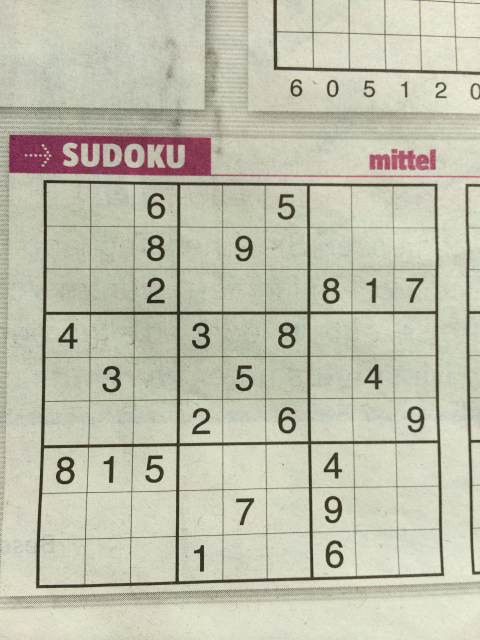
#> input picture Computer Vision/sudoku_full_dataset/v1_test/image1004.jpg, 960 x 1280 px (shown at 1/2 size)
$ python -i detect_sudoku.py   (imports and definitions only)
#> lines starting #> are read from the running program, lines starting #| are printed output that depends on the picture; after the words box and inside, x2 and y2 are one past the last pixel; in counts of white or black regions, pixels touching at a corner belong together
import cv2
import numpy as np
import matplotlib.pyplot as plt
from scipy.spatial import distance as dist

linewidth = 4
square_size = 28
adaptive_C_1 = 2
adaptive_C_2 = 15
blur_strength_1 = 5
blur_strength_2 = 5
adaptive_blocksize_1 = 11
adaptive_blocksize_2 = 21
contour_area_threshold = 30 # 50

def order_points(corners):

    points = []
    for idx in range(corners.shape[0]):
        points.append(corners[idx][0])

    xSorted = sorted(points, key = lambda x: x[1])
    leftMost = xSorted[:2]
    rightMost = xSorted[2:]
    if leftMost[0][0] > leftMost[1][0]:
        (bl, tl) = leftMost
    else:
        (tl, bl) = leftMost

    D = dist.cdist(tl[np.newaxis], rightMost.copy(), "euclidean")[0]

    if D[0] > D[1]:
        (br, tr) = rightMost
    else:
        (tr, br) = rightMost
    return np.array([tl, tr, br, bl], dtype="float32")

def find_grid_in_img(img):

    blurred = cv2.medianBlur(img, blur_strength_1)
    thresholded = cv2.adaptiveThreshold(blurred, 255, cv2.ADAPTIVE_THRESH_GAUSSIAN_C,
                                        cv2.THRESH_BINARY, adaptive_blocksize_1, adaptive_C_1)

    blurred_again = cv2.medianBlur(thresholded, blur_strength_1)
    cross_kernel = cv2.getStructuringElement(cv2.MORPH_CROSS, (3,3)) # cross pattern kernel
    thickened = cv2.erode(blurred_again, cross_kernel, iterations = 1)


    thickened_inv = cv2.bitwise_not(thickened)
    contours, __ = cv2.findContours(thickened_inv, cv2.RETR_EXTERNAL, cv2.CHAIN_APPROX_SIMPLE)
    max_contour = max(contours, key = cv2.contourArea)

    epsilon = 0.1 * cv2.arcLength(max_contour, True)
    contour_corners = cv2.approxPolyDP(max_contour, epsilon, True)
    contour_corners = order_points(contour_corners)

    l, b = img.shape
    image_corners = [[0, 0], [0, b], [l, b], [l, 0]]
    image_corners = np.float32(image_corners)

    matrix = cv2.getPerspectiveTransform(contour_corners, image_corners)
    grid = cv2.warpPerspective(img, matrix, img.shape)

    total_square_size = square_size + 2 * linewidth
    grid = cv2.resize(grid, (total_square_size * 9, total_square_size * 9))
    grid = cv2.adaptiveThreshold(grid, 255, cv2.ADAPTIVE_THRESH_GAUSSIAN_C,
                                 cv2.THRESH_BINARY, adaptive_blocksize_2, adaptive_C_2)

    grid = cv2.bitwise_not(grid)
    return grid

# [48 lines left out: functions center_image_single_contour, center_image_broken_contours, not called in this run]

# [13 lines of commented-out code are left out]

>>> import cv2
>>> picture = cv2.imread('sudoku_full_dataset/v1_test/image1004.jpg', cv2.IMREAD_GRAYSCALE)
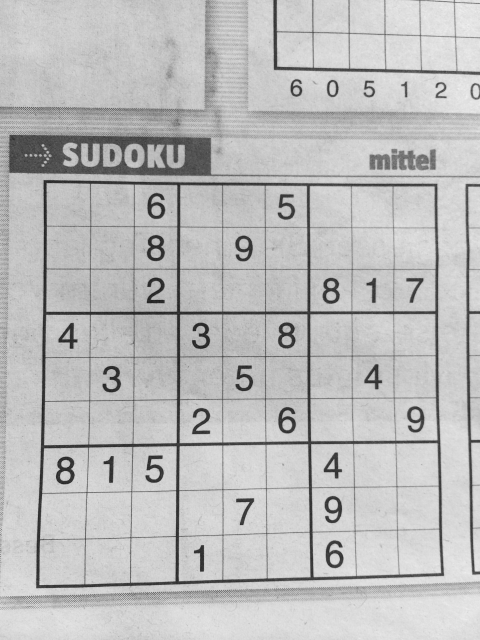
#> picture: shape (1280, 960) (shown at 1/2 size); min 21, max 244, mean 189.3
>>> result = find_grid_in_img(picture)
#> in find_grid_in_img, `thresholded = cv2.adaptiveThreshold(blurred, 255, cv2.ADAPTIVE_THRESH_..`:
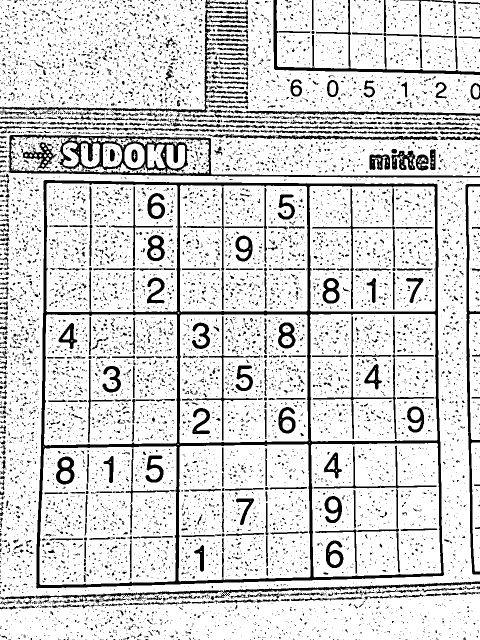
#> thresholded: shape (1280, 960) (shown at 1/2 size); 83.5% white; 10598 black regions (9696 under 20 px), largest, box (x1, y1, x2, y2) and area: (72, 360, 888, 1177) 36236, (10, 269, 960, 355) 11933, (0, 1163, 960, 1207) 4789
#> in find_grid_in_img, `blurred_again = cv2.medianBlur(thresholded, blur_strength_1)`:
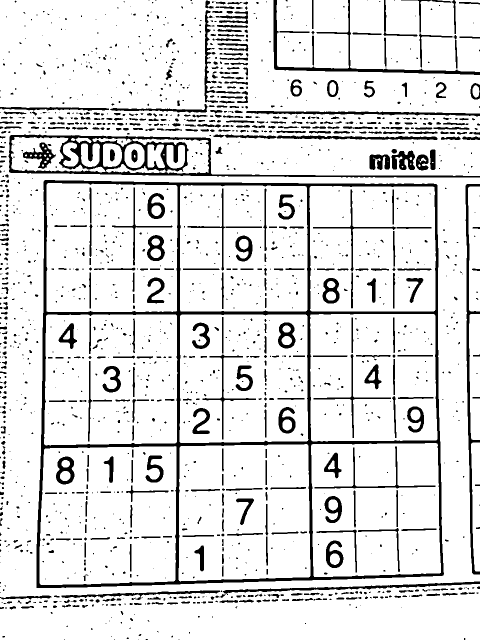
#> blurred_again: shape (1280, 960) (shown at 1/2 size); 87.6% white; 1786 black regions (1157 under 20 px), largest, box (x1, y1, x2, y2) and area: (73, 360, 888, 1176) 36354, (17, 269, 960, 355) 12068, (931, 368, 960, 1149) 4391
#> in find_grid_in_img, `thickened = cv2.erode(blurred_again, cross_kernel, iterations = 1)`:
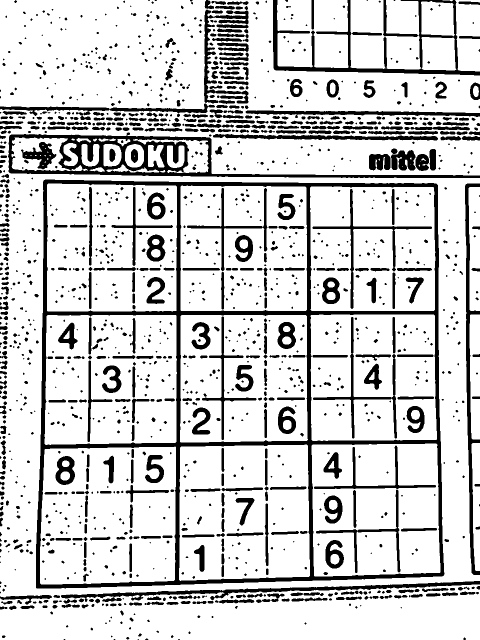
#> thickened: shape (1280, 960) (shown at 1/2 size); 81.5% white; 1558 black regions (657 under 20 px), largest, box (x1, y1, x2, y2) and area: (72, 359, 889, 1177) 48760, (16, 268, 960, 356) 16705, (546, 0, 960, 151) 8691
#> in find_grid_in_img, `thickened_inv = cv2.bitwise_not(thickened)`: thickened_inv: shape (1280, 960); 18.5% white; 1558 white regions (657 under 20 px)
#> in find_grid_in_img, `contours, __ = cv2.findContours(thickened_inv, cv2.RETR_EXTERNAL, cv2...`: contours = 832 contours, 438 with area under 20; largest, box (x1, y1, x2, y2) and area: (72, 359, 889, 1177) 638408, (16, 268, 960, 356) 33827, (546, 0, 960, 151) 16056, (122, 1162, 960, 1204) 5260, (930, 367, 960, 1150) 5220
#> in find_grid_in_img, `max_contour = max(contours, key = cv2.contourArea)`: max_contour = contour of 198 points, box (x1, y1, x2, y2) (72, 359, 889, 1177), area 638408
#> in find_grid_in_img, `epsilon = 0.1 * cv2.arcLength(max_contour, True)`: epsilon = 323.9
#> in find_grid_in_img, `contour_corners = cv2.approxPolyDP(max_contour, epsilon, True)`: contour_corners = [[87, 361], [73, 1176], [887, 1150], [872, 367]]
#> in order_points, `xSorted = sorted(points, key = lambda x: x[1])`: xSorted = [[87, 361], [872, 367], [887, 1150], [73, 1176]]
#> in order_points, `leftMost = xSorted[:2]`: leftMost = [[87, 361], [872, 367]]
#> in order_points, `rightMost = xSorted[2:]`: rightMost = [[887, 1150], [73, 1176]]
#> in order_points, `(tl, bl) = leftMost`: tl = [87, 361]; bl = [872, 367]
#> in order_points, `D = dist.cdist(tl[np.newaxis], rightMost.copy(), "euclidean")[0]`: D = [1123.6, 815.1]
#> in order_points, `(br, tr) = rightMost`: br = [887, 1150]; tr = [73, 1176]
#> in find_grid_in_img, `matrix = cv2.getPerspectiveTransform(contour_corners, image_corners)`: matrix = [[1.59, 0.0273, -148], [-0.00946, 1.24, -445.8], [-4.95e-05, 4.6e-05, 1]]
#> in find_grid_in_img, `grid = cv2.warpPerspective(img, matrix, img.shape)`:
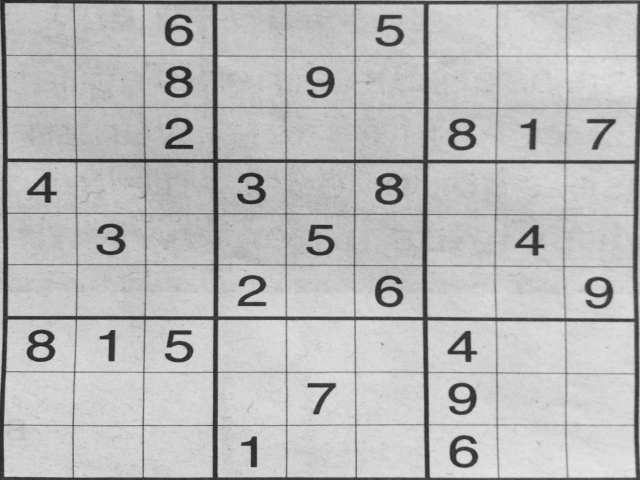
#> grid: shape (960, 1280) (shown at 1/2 size); min 25, max 231, mean 186
#> in find_grid_in_img, `grid = cv2.resize(grid, (total_square_size * 9, total_square_size * 9))`:
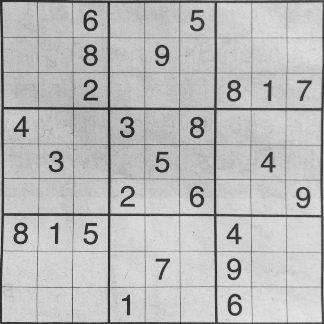
#> grid: shape (324, 324); min 30, max 229, mean 185.9
#> in find_grid_in_img, `grid = cv2.adaptiveThreshold(grid, 255, cv2.ADAPTIVE_THRESH_GAUSSIAN_C..`:
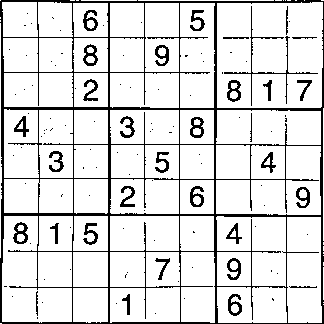
#> grid: shape (324, 324); 87.2% white; black in thin lines or dots
#> in find_grid_in_img, `grid = cv2.bitwise_not(grid)`: grid: shape (324, 324); 12.8% white in thin lines or dots

$ run again, on Computer Vision/sudoku_full_dataset/v1_test/image101.jpg
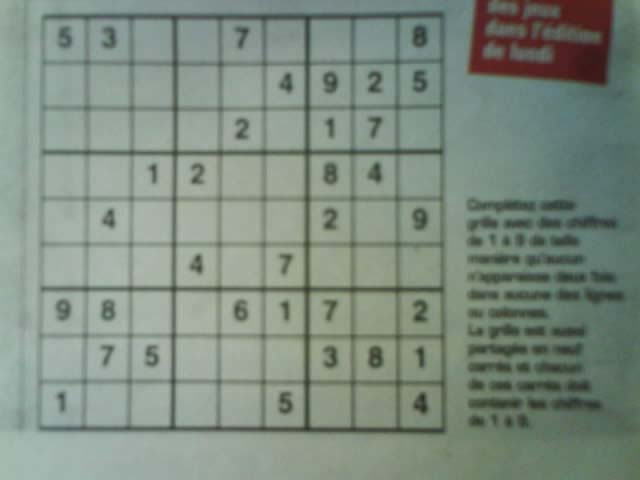
#> input picture Computer Vision/sudoku_full_dataset/v1_test/image101.jpg, 640 x 480 px
#> in find_grid_in_img, `thresholded = cv2.adaptiveThreshold(blurred, 255, cv2.ADAPTIVE_THRESH_..`:
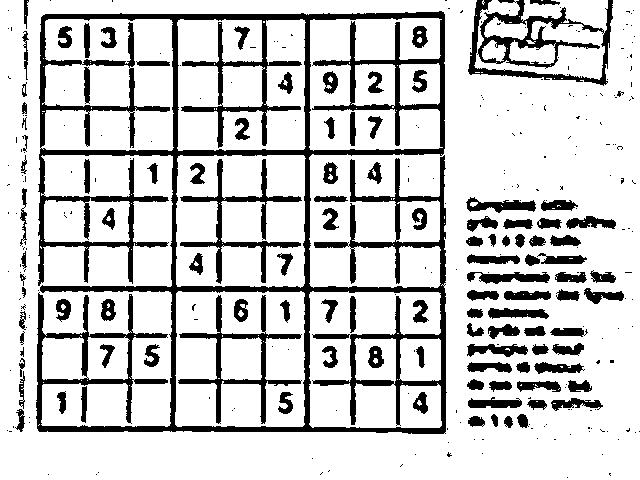
#> thresholded: shape (480, 640); 80.5% white; 326 black regions (216 under 20 px), largest, box (x1, y1, x2, y2) and area: (36, 11, 447, 434) 31268, (468, 0, 613, 86) 3606, (178, 295, 302, 424) 2269
#> blurred_again: shape (480, 640); 80.9% white; 118 black regions (13 under 20 px), largest, box (x1, y1, x2, y2) and area: (36, 11, 446, 434) 32262, (468, 0, 613, 85) 3487, (179, 296, 301, 423) 2277
#> thickened: shape (480, 640); 73.9% white; 112 black regions (7 under 20 px), largest, box (x1, y1, x2, y2) and area: (35, 10, 447, 435) 48140, (467, 0, 614, 86) 4929, (180, 159, 302, 284) 3151
#> thickened_inv: shape (480, 640); 26.1% white; 112 white regions (7 under 20 px)
#> contours = 75 contours, 10 with area under 20; largest, box (x1, y1, x2, y2) and area: (35, 10, 447, 435) 170814, (467, 0, 614, 86) 5884, (466, 197, 537, 213) 680, (479, 271, 551, 285) 622, (467, 343, 528, 358) 538
#> max_contour = contour of 181 points, box (x1, y1, x2, y2) (35, 10, 447, 435), area 170814
#> epsilon = 168.7
#> in find_grid_in_img, `contour_corners = cv2.approxPolyDP(max_contour, epsilon, True)`: contour_corners = [[441, 10], [41, 16], [40, 432], [446, 431]]
#> xSorted = [[441, 10], [41, 16], [446, 431], [40, 432]]
#> leftMost = [[441, 10], [41, 16]]
#> rightMost = [[446, 431], [40, 432]]
#> bl = [441, 10]; tl = [41, 16]
#> D = [579.9, 416]
#> br = [446, 431]; tr = [40, 432]
#> in find_grid_in_img, `contour_corners = order_points(contour_corners)`: contour_corners = [[41, 16], [40, 432], [446, 431], [441, 10]]
#> matrix = [[1.22, 0.00292, -49.93], [0.0235, 1.56, -25.99], [3.07e-05, 3.58e-05, 1]]
#> in find_grid_in_img, `grid = cv2.adaptiveThreshold(grid, 255, cv2.ADAPTIVE_THRESH_GAUSSIAN_C..`:
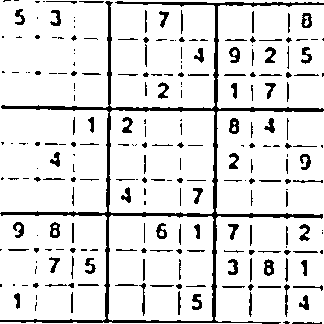
#> grid: shape (324, 324); 88.2% white; 235 black regions (102 under 20 px), largest, box (x1, y1, x2, y2) and area: (0, 1, 324, 324) 5461, (264, 259, 274, 276) 115, (229, 118, 239, 134) 111

$ run again, on Computer Vision/sudoku_full_dataset/v1_test/image105.jpg
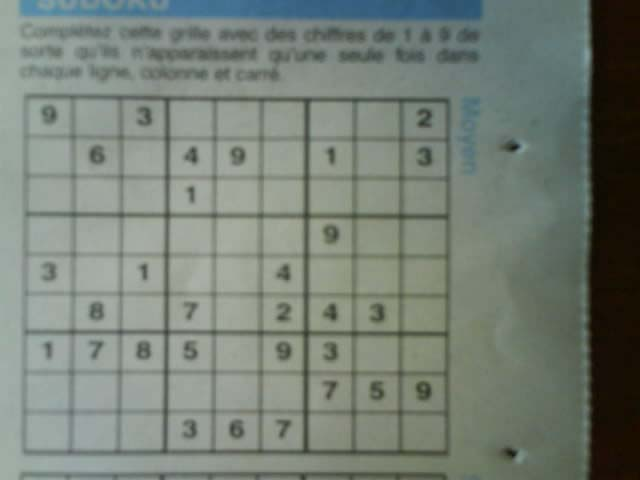
#> input picture Computer Vision/sudoku_full_dataset/v1_test/image105.jpg, 640 x 480 px
#> in find_grid_in_img, `thresholded = cv2.adaptiveThreshold(blurred, 255, cv2.ADAPTIVE_THRESH_..`:
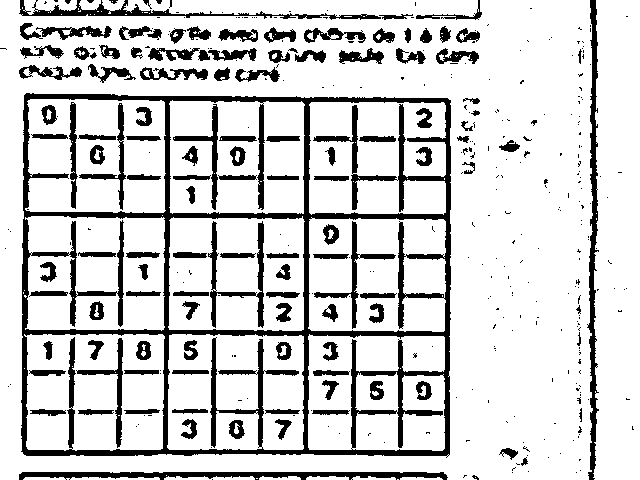
#> thresholded: shape (480, 640); 82.2% white; 398 black regions (276 under 20 px), largest, box (x1, y1, x2, y2) and area: (21, 93, 451, 458) 24089, (587, 0, 599, 480) 2539, (19, 472, 448, 480) 2269
#> blurred_again: shape (480, 640); 82.8% white; 149 black regions (27 under 20 px), largest, box (x1, y1, x2, y2) and area: (21, 93, 451, 456) 26734, (588, 0, 598, 480) 2523, (19, 472, 447, 480) 2298
#> thickened: shape (480, 640); 75.9% white; 115 black regions (8 under 20 px), largest, box (x1, y1, x2, y2) and area: (20, 92, 452, 457) 42681, (587, 0, 599, 480) 3483, (18, 471, 448, 480) 3140
#> thickened_inv: shape (480, 640); 24.1% white; 115 white regions (8 under 20 px)
#> contours = 72 contours, 18 with area under 20; largest, box (x1, y1, x2, y2) and area: (20, 92, 452, 457) 154313, (587, 0, 599, 480) 2996, (18, 471, 448, 480) 2706, (32, 0, 172, 18) 1048, (148, 47, 257, 62) 928
#> max_contour = contour of 180 points, box (x1, y1, x2, y2) (20, 92, 452, 457), area 154313
#> epsilon = 160.5
#> contour_corners = [[24, 94], [23, 454], [449, 454], [448, 98]]
#> xSorted = [[24, 94], [448, 98], [23, 454], [449, 454]]
#> leftMost = [[24, 94], [448, 98]]
#> rightMost = [[23, 454], [449, 454]]
#> tl = [24, 94]; bl = [448, 98]
#> D = [360, 557]
#> tr = [23, 454]; br = [449, 454]
#> matrix = [[1.12, 0.00311, -27.18], [-0.0169, 1.79, -167.6], [-2.63e-05, 1.31e-05, 1]]
#> in find_grid_in_img, `grid = cv2.adaptiveThreshold(grid, 255, cv2.ADAPTIVE_THRESH_GAUSSIAN_C..`:
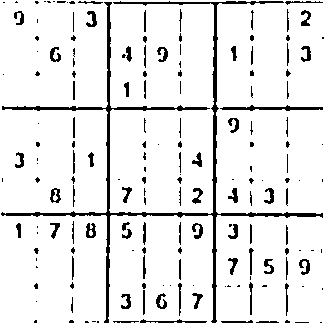
#> grid: shape (324, 324); 91% white; 174 black regions (91 under 20 px), largest, box (x1, y1, x2, y2) and area: (1, 1, 323, 323) 4046, (220, 105, 323, 111) 313, (140, 319, 207, 323) 129
